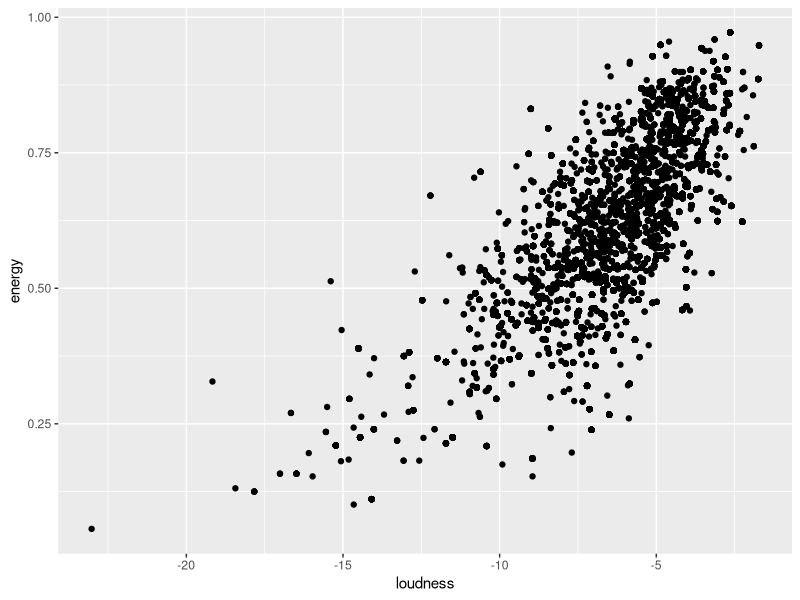
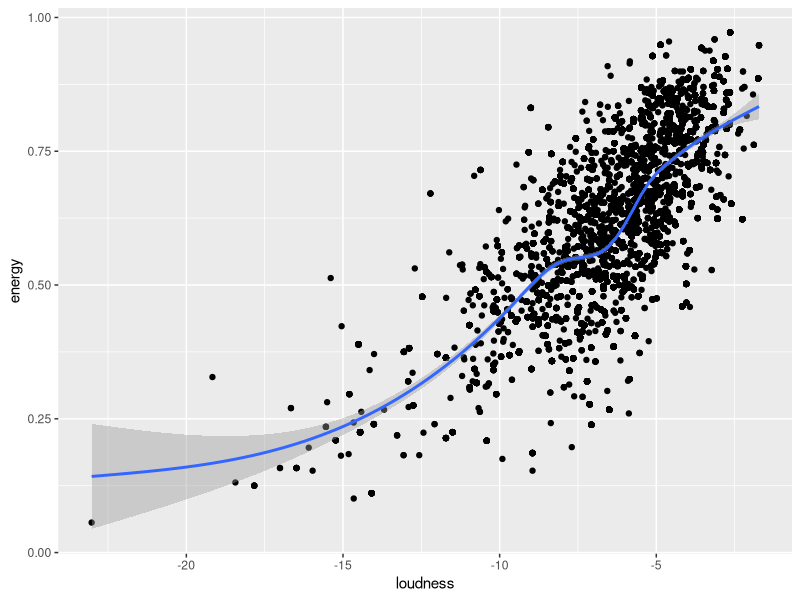
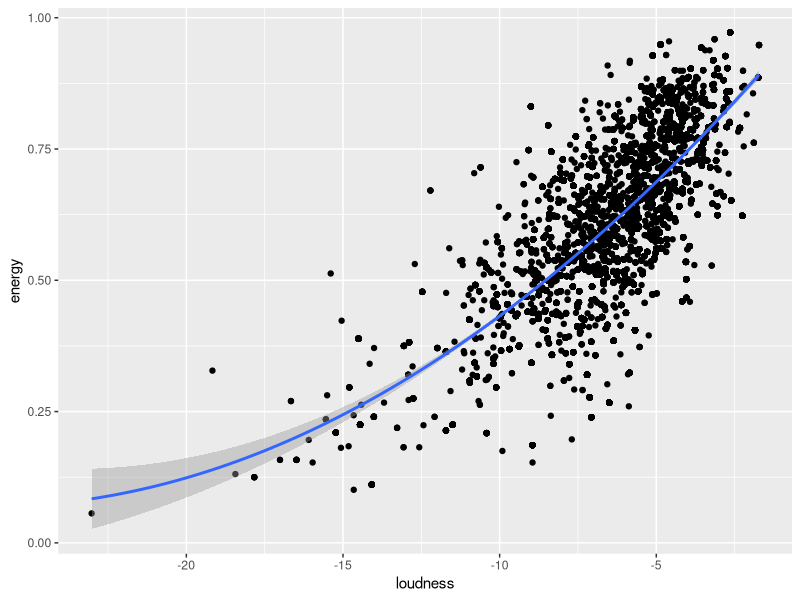
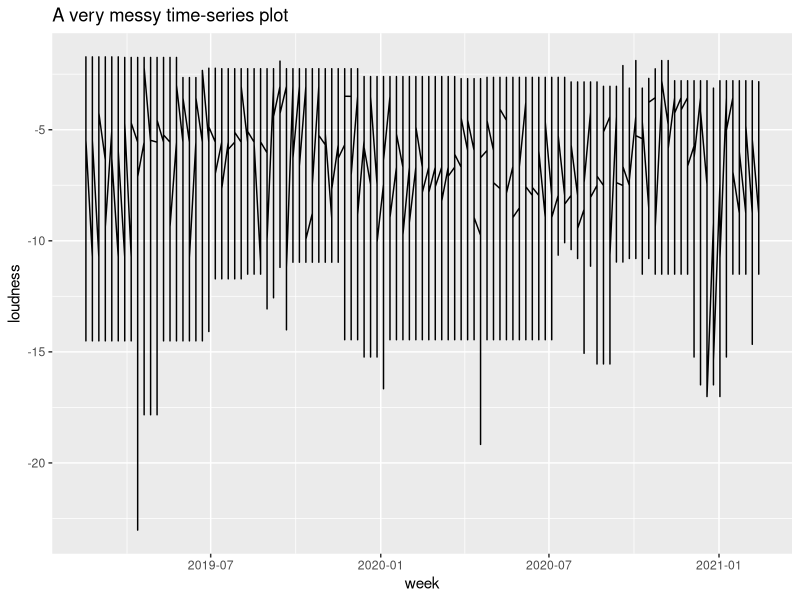
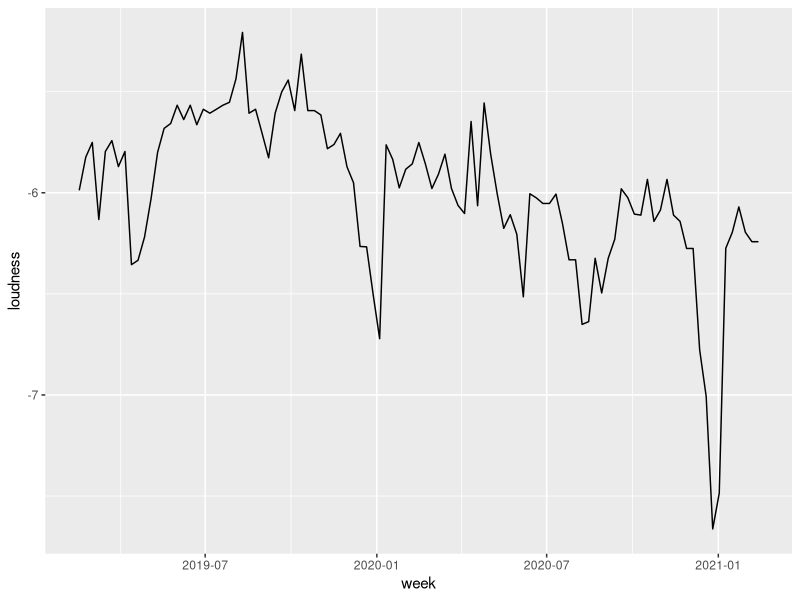
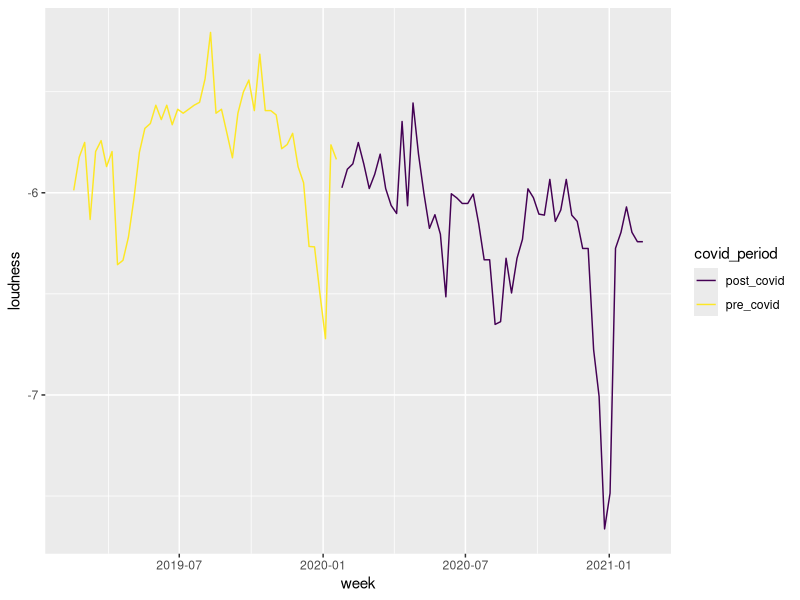
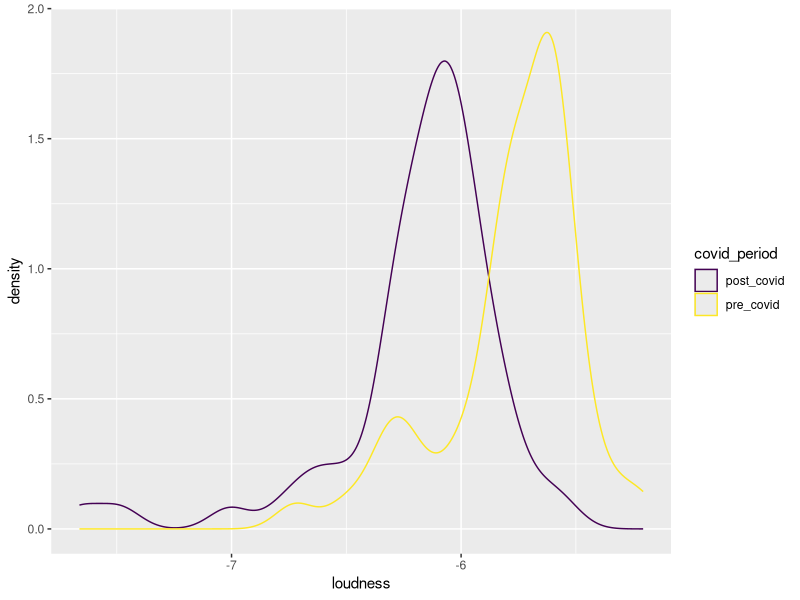

Source code (R) for these figures, in order:
## ---- chunk 1
library(tidyverse)
library(here)
## ---- chunk 2
spotify <- read_csv(here("data", "spotify.csv"))
## ---- chunk 3
spotify %>% 
  filter(season == "Spring") %>% 
  summarize(avg_energy = mean(energy))
## ---- chunk 4
spotify %>%
  filter(season == "Spring") %>%
  summarize(
    avg_energy = mean(energy),
    max_energy = max(energy),
    total_energy = sum(energy)
  )
## ---- chunk 5
spotify %>% 
  filter(season == "Spring") %>% 
  summarize(avg_energy = mean(energy))
## ---- chunk 6
spotify %>%
  group_by(covid_period) %>% 
  summarize(min_loud = min(loudness))
## ---- chunk 7
class(spotify$rank)
## ---- chunk 8
spotify_rank <- spotify %>% 
  mutate(rank = as.ordered(rank))

class(spotify_rank$rank)
## ---- chunk 9
spotify_power <- spotify %>% 
  # since loudness values closer to zero are louder, we need to standardize the values by their minimum value
  mutate(raw_power = energy * (loudness - min(loudness)))

spotify_power %>% 
  select(energy, loudness, raw_power) %>% 
  # the head function allows us to visualize the first few rows of data
  head()
## ---- chunk 10
spotify %>% 
  ggplot(aes(x = loudness, y = energy)) +
  geom_point()
## ---- chunk 11
spotify %>% 
  ggplot(aes(x = loudness, y = energy)) +
  geom_point() +
  geom_smooth()
## ---- chunk 12
spotify %>% 
  ggplot(aes(x = loudness, y = energy)) +
  geom_point() +
  geom_smooth(method = "lm", formula = y ~ x + I(x^2))
## ---- chunk 13
spotify %>% 
  ggplot(aes(x = week, y = loudness)) +
  geom_line() +
  labs(title = "A very messy time-series plot")
## ---- chunk 14
spotify_sum <- spotify %>% 
  group_by(week) %>% 
  summarize(
    valence = median(valence),
    tempo = median(tempo),
    speechiness = median(speechiness),
    instrumentalness = median(instrumentalness),
    liveness = median(liveness),
    loudness = median(loudness),
    acousticness = median(acousticness),
    danceability = median(danceability),
    energy = median(energy),
    major = sum(mode == "major"),
    minor = sum(mode == "minor"),
    duration_ms = median(duration_ms),
    time_since_covid = median(time_since_covid),
    covid_period = max(covid_period)
  ) %>% 
  mutate(
    # get the proportion of minor songs for the week
    prop_minor = minor / (major + minor)
    )
## ---- chunk 15
spotify_sum %>% 
  ggplot(aes(x = week, y = loudness)) +
  geom_line()
## ---- chunk 16
spotify_sum %>% 
  ggplot(aes(x = week, y = loudness, color = covid_period)) +
  geom_line() +
  scale_color_viridis_d()
## ---- chunk 17
spotify_sum %>% 
  ggplot(aes(x = loudness, color = covid_period)) +
  geom_density() +
  scale_color_viridis_d()
## ---- chunk 18
spotify %>%
  filter(season == "Fall") %>%
  summarize(
    avg_loud = mean(loudness),
    max_dance = max(danceability),
    min_energy = min(energy)
  )
## ---- chunk 19
spotify %>% 
  filter(rank <= 40) %>% 
  group_by(season) %>% 
  summarize(mean_dance = mean(danceability))
## ---- chunk 20
spotify_boogie <- spotify %>% 
  mutate(boogie = danceability * tempo)

# not necessary, but nice to see what the new variable looks like relative to the original variables
spotify_boogie %>% 
  select(danceability, tempo, boogie) %>% 
  head()
